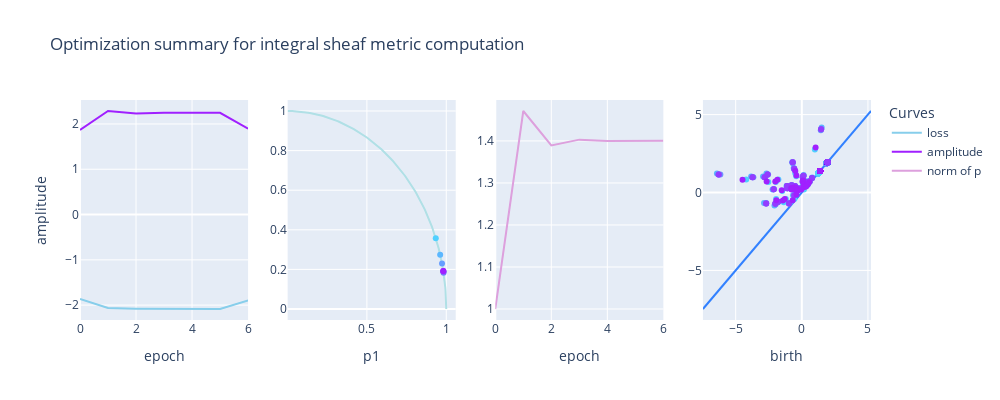

Notebook code for this chart:
### Code cell
plot_optim(opt, True)

### Figure 1 — Plotly figure (JSON) as saved in the notebook; plotly's stock layout.template omitted (floating-point values rounded to 4 significant figures; data arrays with more than 128 entries replaced by an {"elided": "..."} marker saying what was removed)
{"data": [{"marker": {"color": "skyblue"}, "mode": "lines", "name": "loss", "type": "scatter", "x": [0, 1, 2, 3, 4, 5, 6], "xaxis": "x", "y": [-1.866, -2.064, -2.079, -2.085, -2.086, -2.086, -1.898], "yaxis": "y"}, {"marker": {"color": "rgb(160, 32, 255)"}, "mode": "lines", "name": "amplitude", "type": "scatter", "x": [0, 1, 2, 3, 4, 5, 6], "xaxis": "x", "y": [1.866, 2.286, 2.23, 2.248, 2.245, 2.246, 1.898], "yaxis": "y"}, {"marker": {"color": "powderblue"}, "showlegend": false, "type": "scatter", "x": {"elided": "158 float values"}, "xaxis": "x2", "y": {"elided": "158 float values"}, "yaxis": "y2"}, {"marker": {"color": "rgb(80.0, 208.0, 255.0)"}, "mode": "markers", "name": "projection", "showlegend": false, "type": "scatter", "x": [0.9339], "xaxis": "x2", "y": [0.3575], "yaxis": "y2"}, {"marker": {"color": "rgb(91.42857142857143, 182.85714285714286, 255.0)"}, "mode": "markers", "name": "projection", "showlegend": false, "type": "scatter", "x": [0.9616], "xaxis": "x2", "y": [0.2744], "yaxis": "y2"}, {"marker": {"color": "rgb(102.85714285714286, 157.71428571428572, 255.0)"}, "mode": "markers", "name": "projection", "showlegend": false, "type": "scatter", "x": [0.9734], "xaxis": "x2", "y": [0.2292], "yaxis": "y2"}, {"marker": {"color": "rgb(114.28571428571428, 132.57142857142856, 255.0)"}, "mode": "markers", "name": "projection", "showlegend": false, "type": "scatter", "x": [0.9831], "xaxis": "x2", "y": [0.1831], "yaxis": "y2"}, {"marker": {"color": "rgb(125.71428571428572, 107.42857142857143, 255.0)"}, "mode": "markers", "name": "projection", "showlegend": false, "type": "scatter", "x": [0.9821], "xaxis": "x2", "y": [0.1883], "yaxis": "y2"}, {"marker": {"color": "rgb(137.14285714285714, 82.28571428571429, 255.0)"}, "mode": "markers", "name": "projection", "showlegend": false, "type": "scatter", "x": [0.9818], "xaxis": "x2", "y": [0.19], "yaxis": "y2"}, {"marker": {"color": "rgb(148.57142857142856, 57.14285714285714, 255.0)"}, "mode": "markers", "name": "projection", "showlegend": false, "type": "scatter", "x": [0.9814], "xaxis": "x2", "y": [0.192], "yaxis": "y2"}, {"marker": {"color": "rgb(160.0, 32.0, 255.0)"}, "mode": "markers", "name": "projection", "showlegend": false, "type": "scatter", "x": [0.9814], "xaxis": "x2", "y": [0.192], "yaxis": "y2"}, {"marker": {"color": "plum"}, "mode": "lines", "name": "norm of p", "type": "scatter", "x": [0, 1, 2, 3, 4, 5, 6], "xaxis": "x3", "y": [1, 1.471, 1.389, 1.403, 1.4, 1.401, 1.401, 1], "yaxis": "y3"}, {"marker": {"color": "rgb(50, 129, 255)"}, "mode": "lines", "name": "diagonal", "showlegend": false, "type": "scatter", "x": [-7.476, 5.231], "xaxis": "x4", "y": [-7.476, 5.231], "yaxis": "y4"}, {"marker": {"color": "rgb(80.0, 208.0, 255.0)"}, "mode": "markers", "name": "(b,d)", "showlegend": false, "type": "scatter", "x": {"elided": "260 float values"}, "xaxis": "x4", "y": {"elided": "260 float values"}, "yaxis": "y4"}, {"marker": {"color": "rgb(93.33333333333333, 178.66666666666666, 255.0)"}, "mode": "markers", "name": "(b,d)", "showlegend": false, "type": "scatter", "x": {"elided": "260 float values"}, "xaxis": "x4", "y": {"elided": "260 float values"}, "yaxis": "y4"}, {"marker": {"color": "rgb(106.66666666666667, 149.33333333333334, 255.0)"}, "mode": "markers", "name": "(b,d)", "showlegend": false, "type": "scatter", "x": {"elided": "260 float values"}, "xaxis": "x4", "y": {"elided": "260 float values"}, "yaxis": "y4"}, {"marker": {"color": "rgb(120.0, 120.0, 255.0)"}, "mode": "markers", "name": "(b,d)", "showlegend": false, "type": "scatter", "x": {"elided": "260 float values"}, "xaxis": "x4", "y": {"elided": "260 float values"}, "yaxis": "y4"}, {"marker": {"color": "rgb(133.33333333333334, 90.66666666666667, 255.0)"}, "mode": "markers", "name": "(b,d)", "showlegend": false, "type": "scatter", "x": {"elided": "260 float values"}, "xaxis": "x4", "y": {"elided": "260 float values"}, "yaxis": "y4"}, {"marker": {"color": "rgb(146.66666666666669, 61.33333333333334, 255.0)"}, "mode": "markers", "name": "(b,d)", "showlegend": false, "type": "scatter", "x": {"elided": "260 float values"}, "xaxis": "x4", "y": {"elided": "260 float values"}, "yaxis": "y4"}, {"marker": {"color": "rgb(160.0, 32.0, 255.0)"}, "mode": "markers", "name": "(b,d)", "showlegend": false, "type": "scatter", "x": {"elided": "260 float values"}, "xaxis": "x4", "y": {"elided": "260 float values"}, "yaxis": "y4"}], "layout": {"height": 400, "legend": {"title": {"text": "Curves"}}, "title": {"text": "Optimization summary for integral sheaf metric computation"}, "width": 1000, "xaxis": {"anchor": "y", "domain": [0, 0.2125], "title": {"text": "epoch"}}, "xaxis2": {"anchor": "y2", "domain": [0.2625, 0.475], "title": {"text": "p1"}}, "xaxis3": {"anchor": "y3", "domain": [0.525, 0.7375], "title": {"text": "epoch"}}, "xaxis4": {"anchor": "y4", "domain": [0.7875, 1], "title": {"text": "birth"}}, "yaxis": {"anchor": "x", "domain": [0, 1], "title": {"text": "amplitude"}}, "yaxis2": {"anchor": "x2", "domain": [0, 1]}, "yaxis3": {"anchor": "x3", "domain": [0, 1]}, "yaxis4": {"anchor": "x4", "domain": [0, 1]}}}
